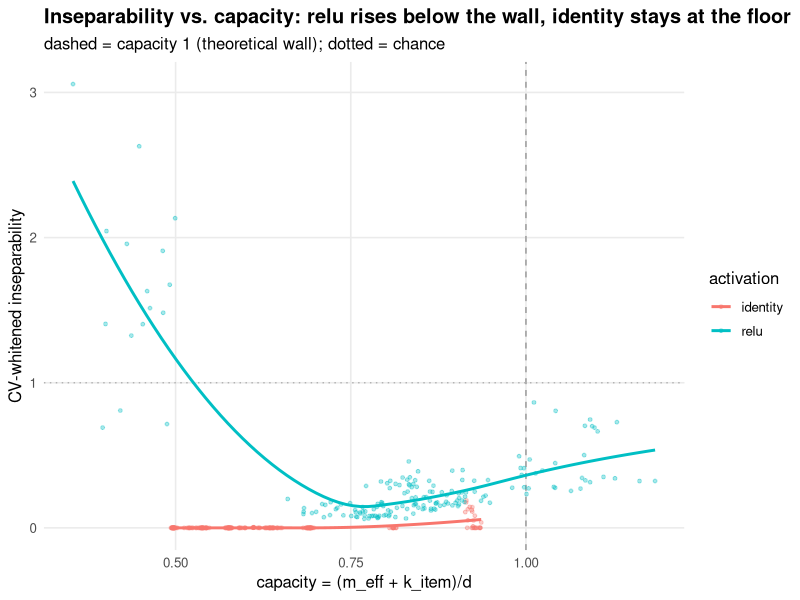
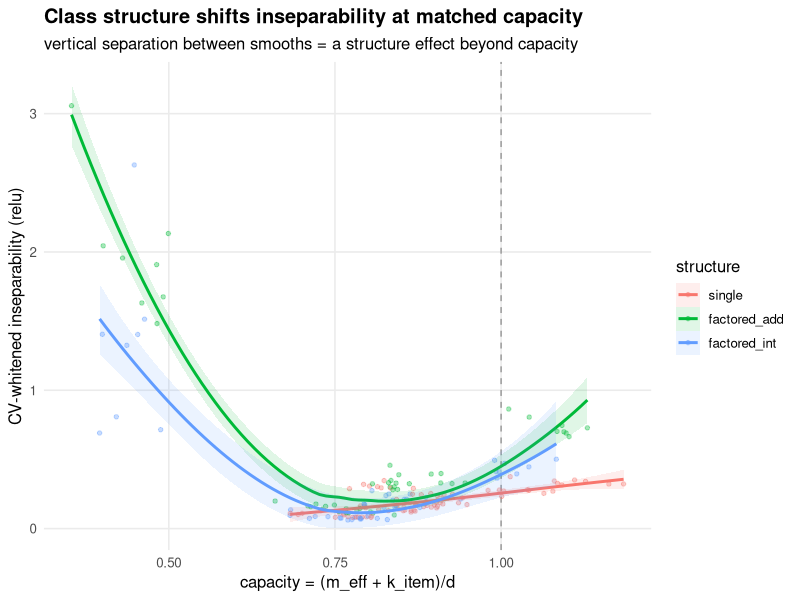

These charts were generated, in order, by the following R code:
## ---- chunk 1
knitr::opts_chunk$set(echo = TRUE, warning = FALSE, message = FALSE,
                      dpi = 110, fig.align = "center")
## ---- chunk 2
library(tidyverse); library(splines)
theme_set(theme_minimal(base_size = 12) +
            theme(panel.grid.minor = element_blank(), plot.title = element_text(face = "bold")))
## ---- chunk 3
num <- function(x) suppressWarnings(as.numeric(x))
dat <- read_csv(file.path("..", "data", "experiment5_capacity_matched_results.csv"),
                show_col_types = FALSE) %>%
  mutate(across(c(capacity, cvwh_hidden, m_eff, k_item, final_loss, n_over_d), num),
         d = as.integer(d),
         structure = factor(structure, levels = c("single", "factored_add", "factored_int")),
         activation = factor(activation)) %>%
  mutate(uniform_loss = log(12000),
         converged = final_loss < uniform_loss - 0.4,
         artifact  = cvwh_hidden > 1.05 & activation == "identity")  # gauge-invariant linear can't exceed ~1 unless mis-estimated
glimpse(dat)
## ---- chunk 4
dat %>% count(structure, d, activation) %>%
  pivot_wider(names_from = activation, values_from = n) %>%
  knitr::kable(caption = "Cells present so far, by structure x d x activation")
## ---- chunk 5
dat %>% group_by(d, activation) %>%
  summarise(mean_cvwh = mean(cvwh_hidden, na.rm = TRUE),
            frac_gt1 = mean(cvwh_hidden > 1.05, na.rm = TRUE),
            mean_n_over_d = mean(n_over_d, na.rm = TRUE), n = n(), .groups = "drop") %>%
  knitr::kable(digits = 3, caption = "Identity should be ~0; frac_gt1 should be ~0 (clean measurement)")
## ---- chunk 6
dat %>% filter(converged) %>%
  ggplot(aes(capacity, cvwh_hidden, colour = activation)) +
  geom_vline(xintercept = 1, linetype = 2, colour = "grey60") +
  geom_hline(yintercept = 1, linetype = 3, colour = "grey70") +
  geom_point(alpha = 0.35, size = 1) +
  geom_smooth(method = "loess", se = FALSE, span = 0.9, linewidth = 1) +
  labs(title = "Inseparability vs. capacity: relu rises below the wall, identity stays at the floor",
       subtitle = "dashed = capacity 1 (theoretical wall); dotted = chance",
       x = "capacity = (m_eff + k_item)/d", y = "CV-whitened inseparability")
## ---- chunk 7
relu <- dat %>% filter(activation == "relu", converged, !is.na(capacity))
relu %>%
  ggplot(aes(capacity, cvwh_hidden, colour = structure, fill = structure)) +
  geom_vline(xintercept = 1, linetype = 2, colour = "grey60") +
  geom_point(alpha = 0.35, size = 1.2) +
  geom_smooth(method = "loess", se = TRUE, span = 1.0, alpha = 0.12, linewidth = 1) +
  labs(title = "Class structure shifts inseparability at matched capacity",
       subtitle = "vertical separation between smooths = a structure effect beyond capacity",
       x = "capacity = (m_eff + k_item)/d", y = "CV-whitened inseparability (relu)")
## ---- chunk 8
relu %>%
  mutate(cap_bin = cut(capacity, c(0.4, 0.6, 0.8, 1.0, 1.3, 9))) %>%
  group_by(cap_bin, structure) %>%
  summarise(cvwh = mean(cvwh_hidden), mean_cap = mean(capacity), n = n(), .groups = "drop") %>%
  select(cap_bin, structure, mean_cap, cvwh, n) %>%
  pivot_wider(names_from = structure, values_from = c(cvwh, n, mean_cap)) %>%
  knitr::kable(digits = 3, caption = "relu cvwh by capacity bin x structure (check mean_cap ~ matched within bin)")
## ---- chunk 9
fit_dat <- relu %>% filter(capacity >= 0.5, capacity <= 1.3)
fit <- lm(cvwh_hidden ~ ns(capacity, 4) + structure, data = fit_dat)
co <- as.data.frame(coef(summary(fit))); co$term <- rownames(co)
co %>% filter(grepl("structure", term)) %>%
  select(term, Estimate, `Std. Error`, `Pr(>|t|)`) %>%
  knitr::kable(digits = 4, caption = "Structure shift at matched capacity (vs single). >0 = more inseparable.")
cat(sprintf("n = %d cells in the matched-capacity regression\n", nrow(fit_dat)))
## ---- chunk 10
cat("
- **Measurement fix confirmed** if identity ~0 and no cvwh>1 artifacts across d
  (including d=64): the Exp-4 high-d contamination is gone.
- **Learned regime**: relu elevated above the identity floor for capacity < 1 =
  the model represents class and item as partially inseparable even when a
  separable code is achievable.
- **Structure beyond capacity**: if the `structure` coefficients are non-zero, class
  *organization* matters, not just class *amount* -- the answer to Exp 5's question.
- **Read additive-vs-interacting cautiously**: `factored_int` carries more category
  tokens (factor-pair landmarks) than `factored_add`, so the direction likely
  reflects *cue richness* (more landmarks -> cleaner category -> more separable),
  not interaction per se. A token-budget-matched generator is the clean follow-up.
")
